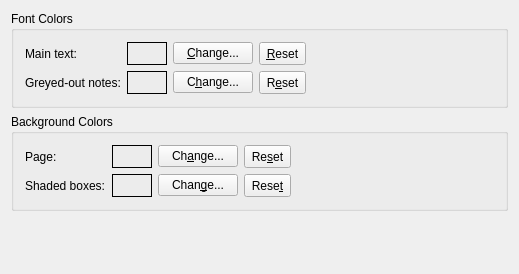
<?xml version="1.0" encoding="UTF-8"?>
<ui version="4.0">
 <class>ColorUi</class>
 <widget class="QWidget" name="ColorUi">
  <property name="geometry">
   <rect>
    <x>0</x>
    <y>0</y>
    <width>519</width>
    <height>274</height>
   </rect>
  </property>
  <property name="contextMenuPolicy">
   <enum>Qt::DefaultContextMenu</enum>
  </property>
  <property name="windowTitle">
   <string/>
  </property>
  <property name="toolTip">
   <string/>
  </property>
  <layout class="QHBoxLayout" name="horizontalLayout">
   <item>
    <layout class="QVBoxLayout" name="verticalLayout_3">
     <item>
      <widget class="QGroupBox" name="fontcolorGB">
       <property name="title">
        <string>Font Colors</string>
       </property>
       <property name="flat">
        <bool>true</bool>
       </property>
       <layout class="QVBoxLayout" name="verticalLayout">
        <item>
         <layout class="QGridLayout" name="gridLayout">
          <item row="0" column="2">
           <widget class="QPushButton" name="fontColorPB">
            <property name="maximumSize">
             <size>
              <width>16777215</width>
              <height>16777215</height>
             </size>
            </property>
            <property name="toolTip">
             <string>Click to change the color</string>
            </property>
            <property name="text">
             <string>&amp;Change...</string>
            </property>
           </widget>
          </item>
          <item row="0" column="5">
           <spacer>
            <property name="orientation">
             <enum>Qt::Horizontal</enum>
            </property>
            <property name="sizeHint" stdset="0">
             <size>
              <width>40</width>
              <height>20</height>
             </size>
            </property>
           </spacer>
          </item>
          <item row="1" column="0">
           <widget class="QLabel" name="noteFontColorLA">
            <property name="text">
             <string>Greyed-out notes:</string>
            </property>
            <property name="buddy">
             <cstring>fontColorPB</cstring>
            </property>
           </widget>
          </item>
          <item row="1" column="5">
           <spacer>
            <property name="orientation">
             <enum>Qt::Horizontal</enum>
            </property>
            <property name="sizeHint" stdset="0">
             <size>
              <width>40</width>
              <height>20</height>
             </size>
            </property>
           </spacer>
          </item>
          <item row="0" column="0">
           <widget class="QLabel" name="fontColorLA">
            <property name="text">
             <string>Main text:</string>
            </property>
            <property name="buddy">
             <cstring>fontColorPB</cstring>
            </property>
           </widget>
          </item>
          <item row="1" column="2">
           <widget class="QPushButton" name="noteFontColorPB">
            <property name="maximumSize">
             <size>
              <width>16777215</width>
              <height>16777215</height>
             </size>
            </property>
            <property name="toolTip">
             <string>Click to change the color</string>
            </property>
            <property name="text">
             <string>C&amp;hange...</string>
            </property>
           </widget>
          </item>
          <item row="1" column="4">
           <widget class="QToolButton" name="delNoteFontColorTB">
            <property name="minimumSize">
             <size>
              <width>23</width>
              <height>23</height>
             </size>
            </property>
            <property name="toolTip">
             <string>Revert the color to the default</string>
            </property>
            <property name="text">
             <string>R&amp;eset</string>
            </property>
            <property name="toolButtonStyle">
             <enum>Qt::ToolButtonTextOnly</enum>
            </property>
            <property name="arrowType">
             <enum>Qt::LeftArrow</enum>
            </property>
           </widget>
          </item>
          <item row="0" column="4">
           <widget class="QToolButton" name="delFontColorTB">
            <property name="minimumSize">
             <size>
              <width>23</width>
              <height>23</height>
             </size>
            </property>
            <property name="toolTip">
             <string>Revert the color to the default</string>
            </property>
            <property name="text">
             <string>&amp;Reset</string>
            </property>
            <property name="toolButtonStyle">
             <enum>Qt::ToolButtonTextOnly</enum>
            </property>
            <property name="arrowType">
             <enum>Qt::LeftArrow</enum>
            </property>
           </widget>
          </item>
          <item row="0" column="1">
           <widget class="QFrame" name="mainTextCF">
            <property name="sizePolicy">
             <sizepolicy hsizetype="Fixed" vsizetype="Preferred">
              <horstretch>0</horstretch>
              <verstretch>0</verstretch>
             </sizepolicy>
            </property>
            <property name="minimumSize">
             <size>
              <width>40</width>
              <height>0</height>
             </size>
            </property>
            <property name="frameShape">
             <enum>QFrame::Box</enum>
            </property>
            <property name="frameShadow">
             <enum>QFrame::Plain</enum>
            </property>
           </widget>
          </item>
          <item row="1" column="1">
           <widget class="QFrame" name="noteFontCF">
            <property name="sizePolicy">
             <sizepolicy hsizetype="Fixed" vsizetype="Preferred">
              <horstretch>0</horstretch>
              <verstretch>0</verstretch>
             </sizepolicy>
            </property>
            <property name="minimumSize">
             <size>
              <width>40</width>
              <height>0</height>
             </size>
            </property>
            <property name="frameShape">
             <enum>QFrame::Box</enum>
            </property>
            <property name="frameShadow">
             <enum>QFrame::Plain</enum>
            </property>
           </widget>
          </item>
         </layout>
        </item>
       </layout>
      </widget>
     </item>
     <item>
      <widget class="QGroupBox" name="backgroundGB">
       <property name="title">
        <string>Background Colors</string>
       </property>
       <property name="flat">
        <bool>true</bool>
       </property>
       <layout class="QVBoxLayout" name="verticalLayout_2">
        <item>
         <layout class="QGridLayout" name="gridLayout_2">
          <item row="1" column="0">
           <widget class="QLabel" name="boxBackgroundColorLA">
            <property name="text">
             <string>Shaded boxes:</string>
            </property>
            <property name="buddy">
             <cstring>backgroundPB</cstring>
            </property>
           </widget>
          </item>
          <item row="1" column="5">
           <spacer>
            <property name="orientation">
             <enum>Qt::Horizontal</enum>
            </property>
            <property name="sizeHint" stdset="0">
             <size>
              <width>40</width>
              <height>20</height>
             </size>
            </property>
           </spacer>
          </item>
          <item row="1" column="4">
           <widget class="QToolButton" name="delBoxBackgroundTB">
            <property name="minimumSize">
             <size>
              <width>23</width>
              <height>23</height>
             </size>
            </property>
            <property name="toolTip">
             <string>Revert the color to the default</string>
            </property>
            <property name="text">
             <string>Rese&amp;t</string>
            </property>
            <property name="toolButtonStyle">
             <enum>Qt::ToolButtonTextOnly</enum>
            </property>
            <property name="arrowType">
             <enum>Qt::LeftArrow</enum>
            </property>
           </widget>
          </item>
          <item row="0" column="0">
           <widget class="QLabel" name="backgroundColorLA">
            <property name="text">
             <string>Page:</string>
            </property>
            <property name="buddy">
             <cstring>backgroundPB</cstring>
            </property>
           </widget>
          </item>
          <item row="0" column="5">
           <spacer>
            <property name="orientation">
             <enum>Qt::Horizontal</enum>
            </property>
            <property name="sizeHint" stdset="0">
             <size>
              <width>40</width>
              <height>20</height>
             </size>
            </property>
           </spacer>
          </item>
          <item row="0" column="2">
           <widget class="QPushButton" name="backgroundPB">
            <property name="maximumSize">
             <size>
              <width>16777215</width>
              <height>16777215</height>
             </size>
            </property>
            <property name="toolTip">
             <string>Click to change the color</string>
            </property>
            <property name="text">
             <string>Ch&amp;ange...</string>
            </property>
           </widget>
          </item>
          <item row="0" column="4">
           <widget class="QToolButton" name="delBackgroundTB">
            <property name="minimumSize">
             <size>
              <width>23</width>
              <height>23</height>
             </size>
            </property>
            <property name="toolTip">
             <string>Revert the color to the default</string>
            </property>
            <property name="text">
             <string>Re&amp;set</string>
            </property>
            <property name="toolButtonStyle">
             <enum>Qt::ToolButtonTextOnly</enum>
            </property>
            <property name="arrowType">
             <enum>Qt::LeftArrow</enum>
            </property>
           </widget>
          </item>
          <item row="1" column="2">
           <widget class="QPushButton" name="boxBackgroundPB">
            <property name="maximumSize">
             <size>
              <width>16777215</width>
              <height>16777215</height>
             </size>
            </property>
            <property name="toolTip">
             <string>Click to change the color</string>
            </property>
            <property name="text">
             <string>Chan&amp;ge...</string>
            </property>
           </widget>
          </item>
          <item row="0" column="1">
           <widget class="QFrame" name="pageBackgroundCF">
            <property name="sizePolicy">
             <sizepolicy hsizetype="Fixed" vsizetype="Preferred">
              <horstretch>0</horstretch>
              <verstretch>0</verstretch>
             </sizepolicy>
            </property>
            <property name="minimumSize">
             <size>
              <width>40</width>
              <height>0</height>
             </size>
            </property>
            <property name="frameShape">
             <enum>QFrame::Box</enum>
            </property>
            <property name="frameShadow">
             <enum>QFrame::Plain</enum>
            </property>
           </widget>
          </item>
          <item row="1" column="1">
           <widget class="QFrame" name="boxBackgroundCF">
            <property name="sizePolicy">
             <sizepolicy hsizetype="Fixed" vsizetype="Preferred">
              <horstretch>0</horstretch>
              <verstretch>0</verstretch>
             </sizepolicy>
            </property>
            <property name="minimumSize">
             <size>
              <width>40</width>
              <height>0</height>
             </size>
            </property>
            <property name="frameShape">
             <enum>QFrame::Box</enum>
            </property>
            <property name="frameShadow">
             <enum>QFrame::Plain</enum>
            </property>
           </widget>
          </item>
         </layout>
        </item>
       </layout>
      </widget>
     </item>
     <item>
      <spacer>
       <property name="orientation">
        <enum>Qt::Vertical</enum>
       </property>
       <property name="sizeHint" stdset="0">
        <size>
         <width>385</width>
         <height>22</height>
        </size>
       </property>
      </spacer>
     </item>
    </layout>
   </item>
  </layout>
 </widget>
 <layoutdefault spacing="6" margin="11"/>
 <includes>
  <include location="local">qt_i18n.h</include>
 </includes>
 <resources/>
 <connections/>
</ui>
